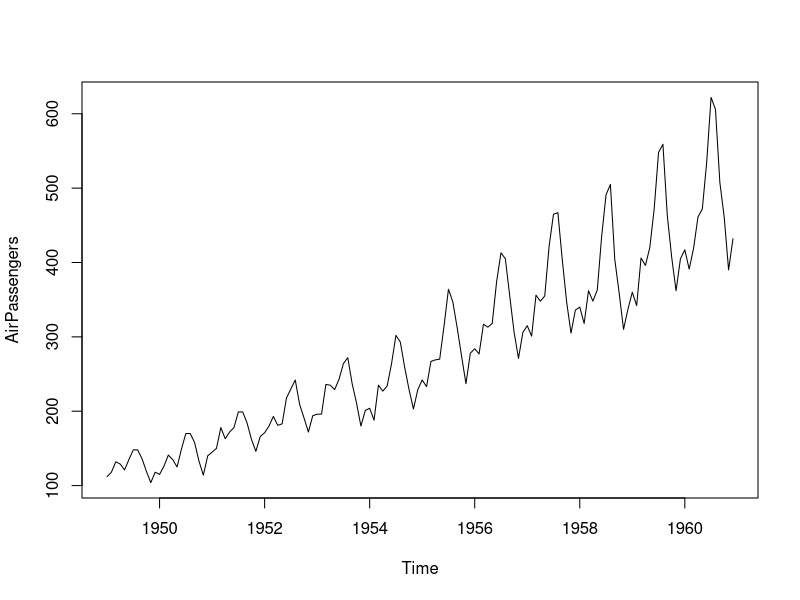
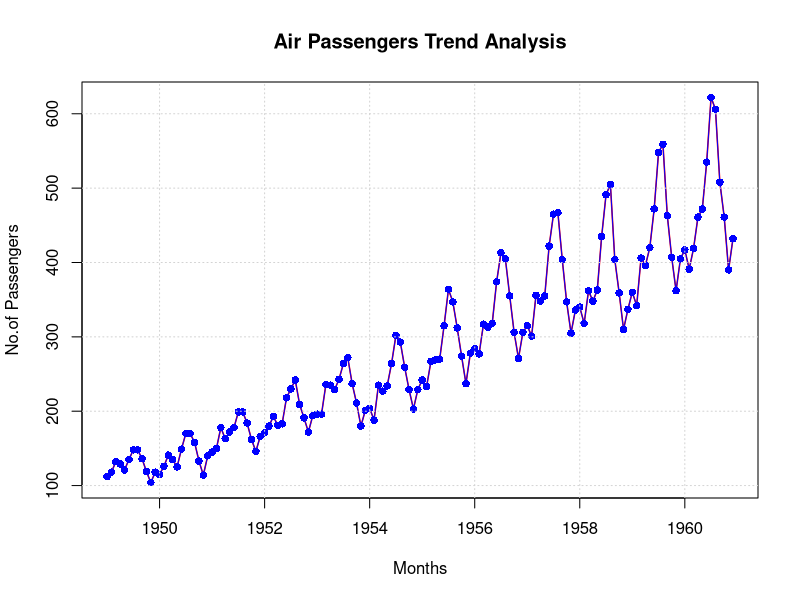
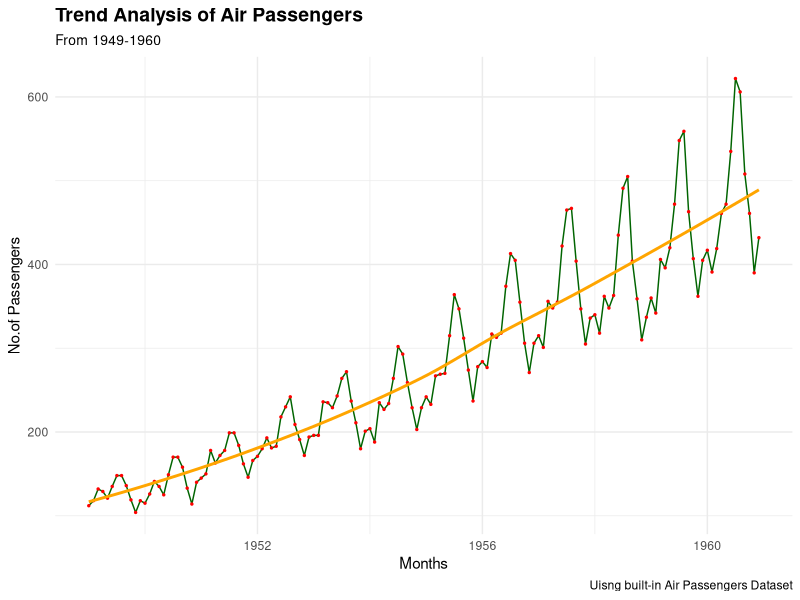

R code for these plots, in order:

# Load Air Passengers Dataset
data(AirPassengers)


#Verifying Dataset
?AirPassengers
class(AirPassengers)
View(AirPassengers)

#Converting the dataset to Dataframe
ap_df <- data.frame(
  year <- time(AirPassengers),
  passengers=as.numeric(AirPassengers)
)
ap_df


#Data Frame with years & months Separately
ap_df_months <- data.frame(
  year= floor(time(AirPassengers)),
  month=cycle(time(AirPassengers)),
  passengers=as.numeric(AirPassengers)
)
ap_df_months

#Basic plotting
plot(AirPassengers)

#Plot with Title, Axislabels and Color
plot(AirPassengers,
     type='l',
     lwd=1.5,
     main="Air Passengers Trend Analysis",
     xlab="Months",
     ylab="No.of Passengers",
     col="red"
)
points(AirPassengers,
       type='o',
       pch=16,
       col="blue")
grid()




# Using GGPLOT2 Library
#Importing the library ggplot2
library(ggplot2)

# A Basic Grid with x,y axes
ggplot(ap_df,
       aes(x=year,y=passengers))+
  geom_line(color='darkgreen',linewidth=0.5)+
  labs(
    title='Trend Analysis of Air Passengers',
    subtitle='From 1949-1960',
    caption='Uisng built-in Air Passengers Dataset',
    x='Months',
    y='No.of Passengers')+
  geom_point(color='red',size=0.5)+
  geom_smooth(se=FALSE,color='orange')+
  theme_minimal()+
  theme(
    plot.title=element_text(face="bold",size=14),
    plot.subtitle=element_text(size=10))